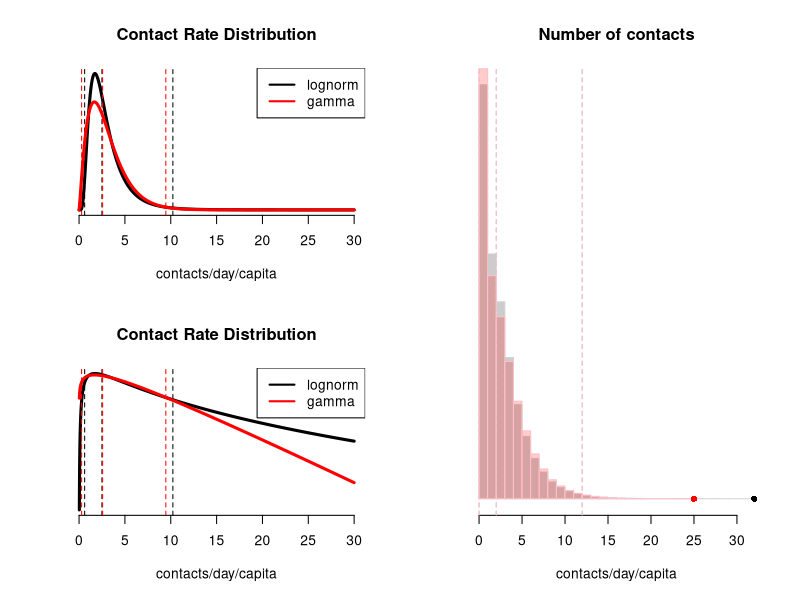

Write R code to recreate this figure.
###
###  Contact rate before transmission
###

set.seed(1234)

# Contact rate

cr_mean <- 3
cr_sd   <- 2.0

# Lognormal parameterization
tmp  <- 1 + cr_sd*cr_sd/cr_mean/cr_mean
m_ln <- log(cr_mean/sqrt(tmp))
s_ln <- sqrt(log(tmp))

# Gamma parameterization
shape <- cr_mean^2 / cr_sd^2
scale <- cr_sd^2 / cr_mean

x <- seq(0,30,length.out = 1e3)
y <- dlnorm(x,meanlog = m_ln,sdlog = s_ln)
y.g <- dgamma(x,shape = shape, scale = scale)

pq <- c(0.01,0.5,0.99)
q   <- qlnorm(p = pq, meanlog = m_ln,sdlog = s_ln)
q.g <- qgamma(p = pq, shape = shape, scale = scale)

# Number of contacts:
n <- 1e5
cr.sample.ln <- rlnorm(n=n, meanlog = m_ln,sdlog = s_ln)
cr.sample.ga <- rgamma(n=n, shape = shape, scale = scale)

num.c.ln <- rpois(n=n, lambda = cr.sample.ln)
num.c.ga <- rpois(n=n, lambda = cr.sample.ga)

qpoiss.ln <- quantile(num.c.ln, probs = pq)
qpoiss.ga <- quantile(num.c.ga, probs = pq)
	
# Plots

#pdf('contact-rate.pdf',width = 10)
# par(mfrow=c(1,2))
layout(matrix(c(1,3,2,3), 2, 2, byrow = TRUE))

plot.density <- function(log) {

	plot(x,y,typ='l',
		 main = 'Contact Rate Distribution',
		 lwd=3,yaxt='n', bty="n",
		 xlab='contacts/day/capita',ylab='',
		 log=log)
	abline(v=q, col='black',lty=2)
	
	lines(x,y.g, col='red', lwd=3)
	abline(v=q.g, col='red',lty=2)
	
	legend(x='topright',legend = c('lognorm','gamma'),col = c('black','red'), lwd=2)
}

plot.density(log='')
plot.density(log='y')

hist(num.c.ln,breaks = 0:max(num.c.ln), 
	 yaxt='n', ylab='', xlab='contacts/day/capita',
	 main = 'Number of contacts',
	 border = 'lightgrey', col=rgb(0,0,0,0.2))
abline(v=qpoiss.ln, col='grey',lty=2)
points(x=max(num.c.ln),y=0,pch=16)

hist(num.c.ga,breaks = 0:max(num.c.ga), add = TRUE,
	 yaxt='n', ylab='', xlab='contacts/day/capita',
	 main = 'Number of contacts',
	 border = 'pink', col=rgb(1,0,0,0.2))
abline(v=qpoiss.ga, col='pink',lty=2)
points(x=max(num.c.ga),y=0,pch=16, col='red')
#dev.off()


